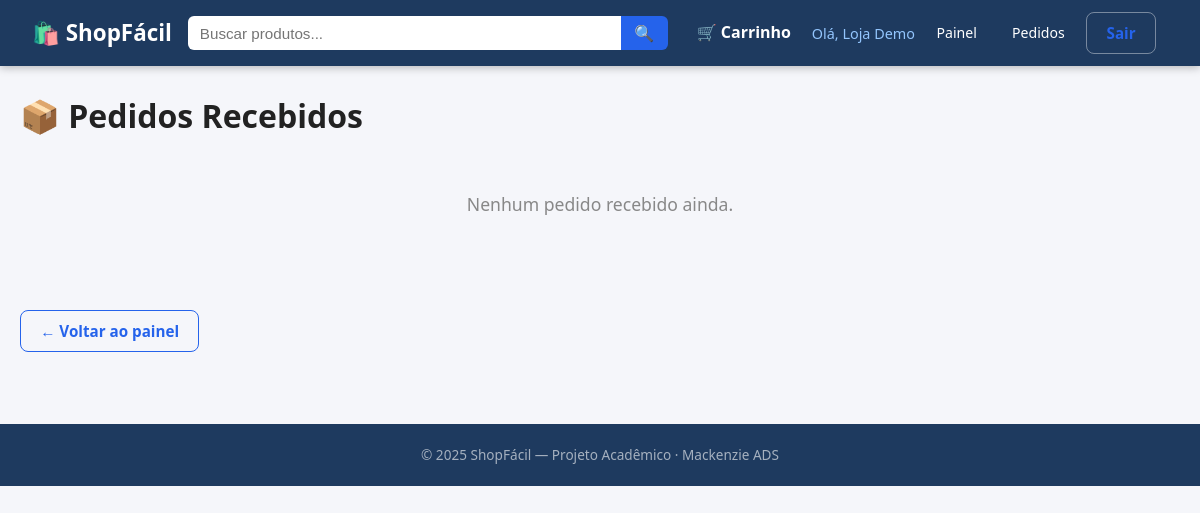
The app's page /loja/pedidos (signed in), older data.
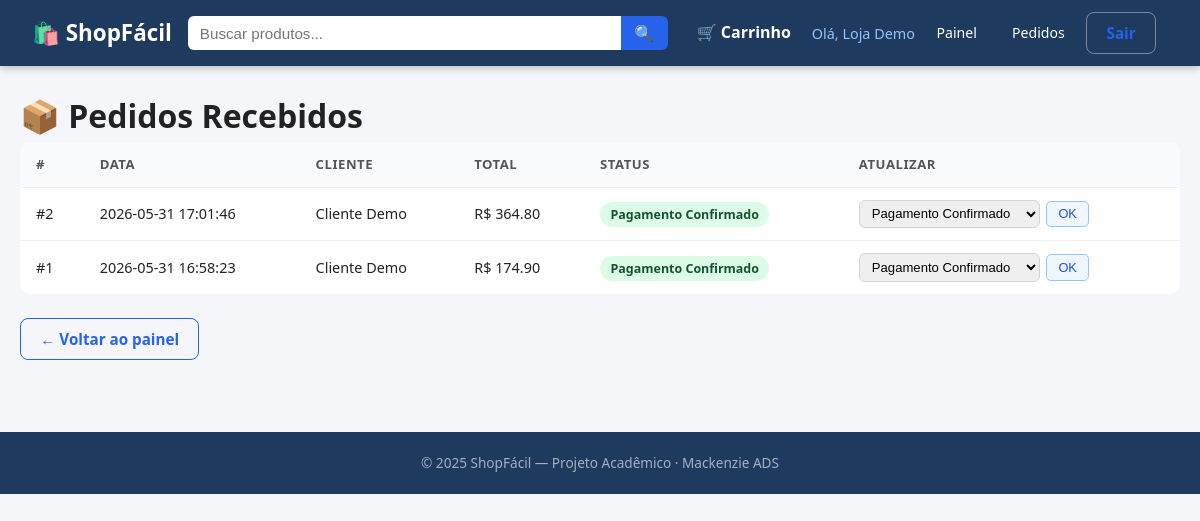
The same page, newer data.
### tables this page shows
CREATE TABLE pedido (
            id          INTEGER PRIMARY KEY AUTOINCREMENT,
            cliente_id  INTEGER NOT NULL REFERENCES usuario(id),
            total       REAL NOT NULL,
            status      TEXT NOT NULL DEFAULT 'aguardando_pagamento',
            criado_em   TEXT NOT NULL DEFAULT (datetime('now','localtime')),
            endereco    TEXT,
            pagamento   TEXT
        );

### app.py (the view)
@app.route('/loja/pedidos')
@login_required
@lojista_required
def loja_pedidos():
    pedidos = query(
        """SELECT DISTINCT p.*, u.nome as cliente_nome
           FROM pedido p
           JOIN usuario u ON u.id=p.cliente_id
           JOIN item_pedido ip ON ip.pedido_id=p.id
           JOIN produto pr ON pr.id=ip.produto_id
           WHERE pr.lojista_id=?
           ORDER BY p.criado_em DESC""",
        (session['user_id'],)
    )
    return render_template('loja_pedidos.html', pedidos=pedidos)

### app.py (called while the page is built)
def get_db():
    if 'db' not in g:
        g.db = sqlite3.connect(DATABASE)
        g.db.row_factory = sqlite3.Row
        g.db.execute("PRAGMA foreign_keys = ON")
    return g.db

def query(sql, args=(), one=False):
    cur = get_db().execute(sql, args)
    rv = cur.fetchall()
    return (rv[0] if rv else None) if one else rv

def login_required(f):
    @wraps(f)
    def decorated(*args, **kwargs):
        if 'user_id' not in session:
            flash('Faça login para continuar.', 'warning')
            return redirect(url_for('login'))
        return f(*args, **kwargs)
    return decorated

def lojista_required(f):
    @wraps(f)
    def decorated(*args, **kwargs):
        if session.get('user_tipo') != 'lojista':
            flash('Acesso restrito a lojistas.', 'danger')
            return redirect(url_for('index'))
        return f(*args, **kwargs)
    return decorated

def get_cart():
    return session.setdefault('cart', {})

def cart_count():
    return sum(get_cart().values())

### templates/loja_pedidos.html (shortened to what this page needs)
{% extends 'base.html' %}
{% block content %}
<h1>📦 Pedidos Recebidos</h1>
{% if pedidos %}
  <table class="data-table">
    <thead>
      <tr><th>#</th><th>Data</th><th>Cliente</th><th>Total</th><th>Status</th><th>Atualizar</th></tr>
    </thead>
    <tbody>
      {% for p in pedidos %}
        <tr>
          <td>#{{ p['id'] }}</td>
          <td>{{ p['criado_em'] }}</td>
          <td>{{ p['cliente_nome'] }}</td>
          <td>R$ {{ '%.2f'|format(p['total']) }}</td>
          <td><span class="status-badge status-{{ p['status'] }}">{{ p['status']|replace('_',' ')|title }}</span></td>
          <td>
            <form action="{{ url_for('loja_atualizar_status', pid=p['id']) }}" method="post" class="inline-form">
              <select name="status">
                <option value="pagamento_confirmado"  {{ 'selected' if p['status']=='pagamento_confirmado' }}>Pagamento Confirmado</option>
              </select>
              <button class="btn-sm">OK</button>
            </form>
          </td>
        </tr>
      {% endfor %}
    </tbody>
  </table>
{% else %}
  <div class="empty-state">
    <p>Nenhum pedido recebido ainda.</p>
  </div>
{% endif %}
<a href="{{ url_for('loja_dashboard') }}" class="btn-outline" style="margin-top:1.5rem;display:inline-block">← Voltar ao painel</a>
{% endblock %}

### templates/base.html (shortened to what this page needs)
<!DOCTYPE html>
<html lang="pt-BR">
<head>
  <link rel="stylesheet" href="{{ url_for('static', filename='css/style.css') }}">
</head>
<body>
<nav class="navbar">
  <a class="brand" href="{{ url_for('index') }}">🛍️ ShopFácil</a>
  <form class="search-form" action="{{ url_for('index') }}" method="get">
    <input type="text" name="q" placeholder="Buscar produtos..." value="{{ request.args.get('q','') }}">
    <button type="submit">🔍</button>
  </form>
  <div class="nav-links">
    <a href="{{ url_for('carrinho') }}" class="btn-cart">
      🛒 Carrinho
    </a>
    {% if session.user_id %}
      <span class="nav-user">Olá, {{ session.user_nome }}</span>
      {% if session.user_tipo == 'lojista' %}
        <a href="{{ url_for('loja_dashboard') }}" class="btn-nav">Painel</a>
      {% endif %}
      <a href="{{ url_for('pedidos') }}" class="btn-nav">Pedidos</a>
      <a href="{{ url_for('logout') }}" class="btn-nav btn-outline">Sair</a>
    {% else %}
      <a href="{{ url_for('login') }}" class="btn-nav">Entrar</a>
      <a href="{{ url_for('cadastro') }}" class="btn-nav btn-primary">Cadastrar</a>
    {% endif %}
  </div>
</nav>
<main class="container">
  {% block content %}{% endblock %}
</main>
<footer class="footer">
  <p>© 2025 ShopFácil — Projeto Acadêmico · Mackenzie ADS</p>
</footer>
</body>
</html>

### static/css/style.css (style rules this page uses)
*, *::before, *::after { box-sizing: border-box; margin: 0; padding: 0; }
body { font-family: 'Segoe UI', system-ui, sans-serif; background: #f5f6fa; color: #222; line-height: 1.6; }
a { color: #2563eb; text-decoration: none; }
.navbar { background: #1e3a5f; color: #fff; padding: .75rem 2rem; display: flex; align-items: center; gap: 1rem; flex-wrap: wrap; position: sticky; top: 0; z-index: 100; box-shadow: 0 2px 8px rgba(0,0,0,.25); }
.brand { font-size: 1.4rem; font-weight: 700; color: #fff; }
.search-form { flex: 1; display: flex; max-width: 480px; }
.search-form input { flex: 1; padding: .45rem .75rem; border: none; border-radius: 6px 0 0 6px; font-size: .95rem; }
.search-form button { background: #2563eb; color: #fff; border: none; padding: .45rem .85rem; border-radius: 0 6px 6px 0; cursor: pointer; font-size: 1rem; }
.nav-links { display: flex; align-items: center; gap: .5rem; flex-wrap: wrap; }
.nav-user { color: #93c5fd; font-size: .9rem; }
.btn-cart { position: relative; color: #fff; font-weight: 600; padding: .4rem .8rem; }
.btn-nav { padding: .4rem .85rem; border-radius: 6px; color: #fff; font-size: .88rem; font-weight: 500; }
.btn-nav.btn-outline { border: 1px solid rgba(255,255,255,.4); }
.container { max-width: 1200px; margin: 0 auto; padding: 1.5rem 1.25rem; }
.btn-outline { display: inline-block; border: 1.5px solid #2563eb; color: #2563eb; padding: .5rem 1.2rem; border-radius: 8px; font-weight: 600; background: transparent; cursor: pointer; font-size: .95rem; }
.btn-sm { padding: .3rem .7rem; font-size: .8rem; border-radius: 5px; background: #eff6ff; border: 1px solid #93c5fd; color: #1d4ed8; cursor: pointer; }
.data-table { width: 100%; border-collapse: collapse; background: #fff; border-radius: 10px; overflow: hidden; }
.data-table th, .data-table td { padding: .75rem 1rem; text-align: left; border-bottom: 1px solid #f0f0f0; font-size: .9rem; }
.data-table th { background: #f8fafc; font-size: .82rem; color: #555; text-transform: uppercase; letter-spacing: .04em; }
.data-table tr:last-child td { border-bottom: none; }
.status-badge { padding: .25rem .65rem; border-radius: 20px; font-size: .78rem; font-weight: 600; }
.status-pagamento_confirmado { background: #dcfce7; color: #14532d; }
.inline-form { display: flex; align-items: center; gap: .4rem; }
.inline-form select { padding: .3rem .5rem; border: 1.5px solid #d1d5db; border-radius: 6px; font-size: .82rem; }
.footer { background: #1e3a5f; color: rgba(255,255,255,.6); text-align: center; padding: 1.25rem; margin-top: 3rem; font-size: .85rem; }

Row changes from the older to the newer data that the page shows:
added pedido: id "2", criado_em "2026-05-31 17:01:46", cliente_nome "Cliente Demo", total "364.80", status "Pagamento Confirmado"
added pedido: id "1", criado_em "2026-05-31 16:58:23", cliente_nome "Cliente Demo", total "174.90", status "Pagamento Confirmado"
Text that changed along with them:
text no longer shown: "Nenhum pedido recebido ainda."
text now shown: "# DATA CLIENTE TOTAL STATUS ATUALIZAR"
